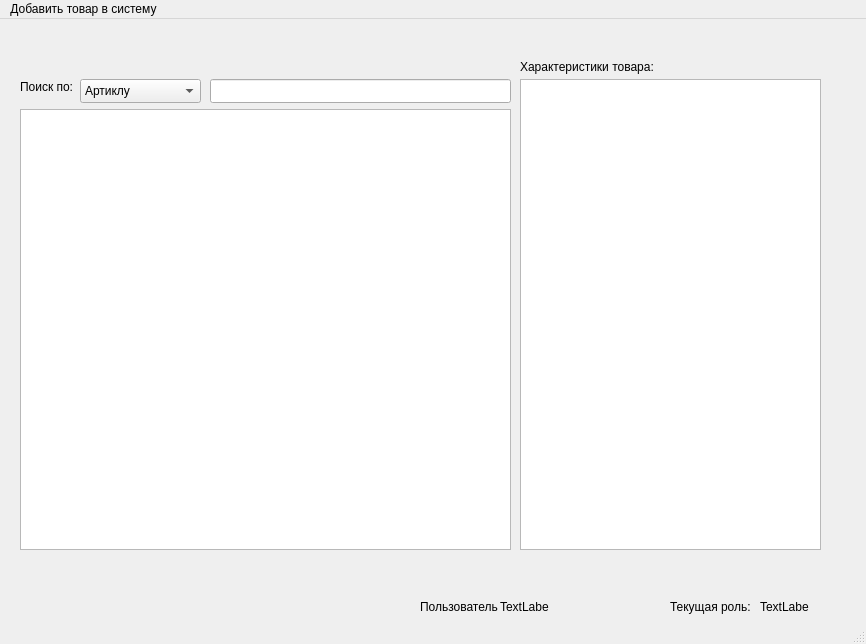
<?xml version="1.0" encoding="UTF-8"?>
<ui version="4.0">
 <class>MainWindow</class>
 <widget class="QMainWindow" name="MainWindow">
  <property name="geometry">
   <rect>
    <x>0</x>
    <y>0</y>
    <width>866</width>
    <height>644</height>
   </rect>
  </property>
  <property name="windowTitle">
   <string>MainWindow</string>
  </property>
  <widget class="QWidget" name="centralwidget">
   <widget class="QLabel" name="label">
    <property name="geometry">
     <rect>
      <x>20</x>
      <y>60</y>
      <width>61</width>
      <height>16</height>
     </rect>
    </property>
    <property name="text">
     <string>Поиск по:</string>
    </property>
   </widget>
   <widget class="QComboBox" name="comboBox">
    <property name="geometry">
     <rect>
      <x>80</x>
      <y>60</y>
      <width>121</width>
      <height>24</height>
     </rect>
    </property>
    <item>
     <property name="text">
      <string>Артиклу</string>
     </property>
    </item>
    <item>
     <property name="text">
      <string>Имени</string>
     </property>
    </item>
   </widget>
   <widget class="QLineEdit" name="lineEdit">
    <property name="geometry">
     <rect>
      <x>210</x>
      <y>60</y>
      <width>301</width>
      <height>24</height>
     </rect>
    </property>
   </widget>
   <widget class="QLabel" name="label_2">
    <property name="geometry">
     <rect>
      <x>520</x>
      <y>40</y>
      <width>151</width>
      <height>16</height>
     </rect>
    </property>
    <property name="text">
     <string>Характеристики товара:</string>
    </property>
   </widget>
   <widget class="QTableWidget" name="tableWidget">
    <property name="geometry">
     <rect>
      <x>520</x>
      <y>60</y>
      <width>301</width>
      <height>471</height>
     </rect>
    </property>
   </widget>
   <widget class="QTableWidget" name="tableWidget_2">
    <property name="geometry">
     <rect>
      <x>20</x>
      <y>90</y>
      <width>491</width>
      <height>441</height>
     </rect>
    </property>
   </widget>
   <widget class="QLabel" name="label_3">
    <property name="geometry">
     <rect>
      <x>420</x>
      <y>580</y>
      <width>81</width>
      <height>16</height>
     </rect>
    </property>
    <property name="text">
     <string>Пользователь</string>
    </property>
   </widget>
   <widget class="QLabel" name="label_4">
    <property name="geometry">
     <rect>
      <x>500</x>
      <y>580</y>
      <width>49</width>
      <height>16</height>
     </rect>
    </property>
    <property name="text">
     <string>TextLabel</string>
    </property>
   </widget>
   <widget class="QLabel" name="label_5">
    <property name="geometry">
     <rect>
      <x>670</x>
      <y>580</y>
      <width>91</width>
      <height>16</height>
     </rect>
    </property>
    <property name="text">
     <string>Текущая роль:</string>
    </property>
   </widget>
   <widget class="QLabel" name="label_6">
    <property name="geometry">
     <rect>
      <x>760</x>
      <y>580</y>
      <width>49</width>
      <height>16</height>
     </rect>
    </property>
    <property name="text">
     <string>TextLabel</string>
    </property>
   </widget>
  </widget>
  <widget class="QMenuBar" name="menubar">
   <property name="geometry">
    <rect>
     <x>0</x>
     <y>0</y>
     <width>866</width>
     <height>21</height>
    </rect>
   </property>
   <widget class="QMenu" name="menu">
    <property name="title">
     <string>Добавить товар в систему</string>
    </property>
   </widget>
   <addaction name="menu"/>
  </widget>
  <widget class="QStatusBar" name="statusbar"/>
 </widget>
 <resources/>
 <connections/>
</ui>
